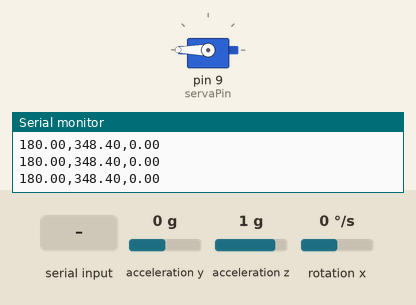
Simulated run of this sketch. Board: Arduino Uno, built with avr-gcc and run on an emulated ATmega328P. On the bench: servo, the last lines printed to the serial monitor. The test bench sets the inputs (shaded band); at power-on: acceleration y 0 g, rotation x 0 °/s, acceleration z 1 g.

Above: at 1.2 s.
1.3 s: acceleration y set to 0.2 g
At 2.5 s:
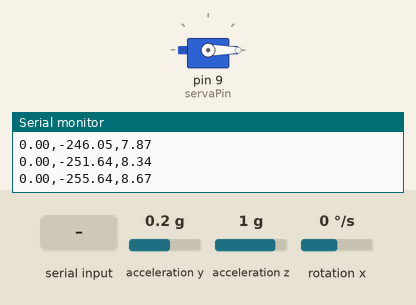
3.1 s: rotation x set to -192 °/s
At 4.4 s:
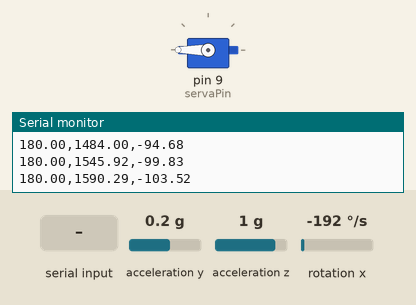
4.7 s: rotation x set to 100 °/s
At 5.8 s:
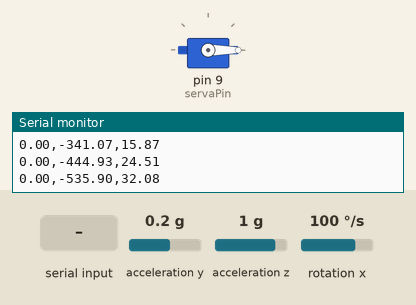
6.9 s: rotation x set to -100 °/s
At 8.1 s:
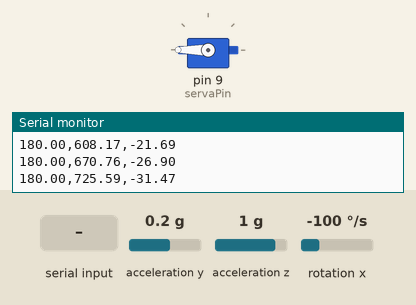
9.0 s: rotation x set to 89 °/s
At 10.3 s:
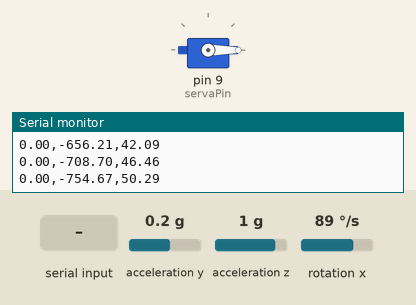
11.0 s: "i90\n" received over Serial
At 11.5 s:
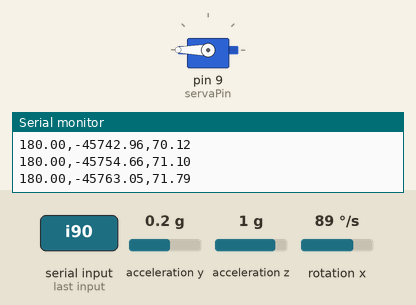
Timing chart, 0 to 13.5 s (numbered marks = the images above; inputs shaded):
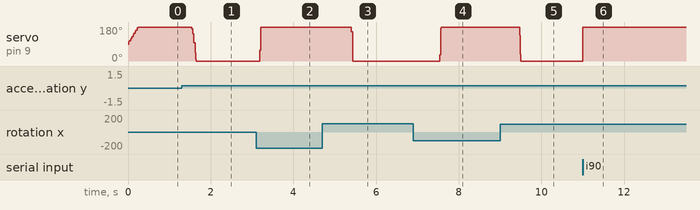

The sketch:

robot360.ino
```cpp
#include "Servo.h"
#include "MPU6050.h"
#include "math.h"

#define servaPin 9

#define maxAngle 25
#define stillAngle 90

// #define Kp  40
// #define Kd  0.05
// #define Ki  40


//наш dt в сеундах
#define dt 0.01
//по факту це наш dt просто в миллисекундах(по длительнности управляющего импульса сервопривода)
#define sampleTime (dt * 1000)
//пол секунды dt для ввода-вывода
#define sampleBigTime 100
//если нам нужна наклонённая конструкция, в случае с роботом
#define targetAngle 0.7  //-2.5

//коэффиценты pid регулятора
float Kp = 12;
float Kd = 10;
float Ki = 0.5;

//коэффиценты для получения правильного угла currentAngle с помощью комлиментарного фильтра
#define range_time_for_filter 0.75
#define ratio_a (range_time_for_filter/(range_time_for_filter+dt))
#define ratio_b (1-ratio_a)


bool Start = false;

MPU6050 mpu;
Servo myservo;

volatile int PrevPos = 0;

int16_t accY, accZ, gyroX;
// int16_t accY, accX, gyroZ;
volatile int  gyroRate;
volatile float servo_speed, servo_angle, previous_servo_angle;
volatile float accAngle, gyroAngle, currentAngle, prevAngle = 0, error, prevError = 0, errorSum = 0;
// volatile byte count = 0;

//переменная для отсчёта времени квантавания
unsigned long Tnext;
//переменная для отсчёта времени ввода вывода
unsigned long TBigNext;

int count = 0;


void setup() {
  Serial.begin(115200); //задаём boud такой же как в консоле
  Serial.flush();  // ждём когда все старые данные пройдут, чтобы не портить названия
  Serial.println("серва, датчик");
  Serial.print(ratio_a);
  Serial.print(',');
  Serial.println(ratio_b);

  //задаём начально время
  Tnext = millis() + sampleTime;
  TBigNext = millis() + sampleBigTime;

  //присоединяем серву к пину и задаём начальное положение
  myservo.attach(servaPin);//присоединяем серву к пину
  // previous_servo_angle = stillAngle;

  // myservo.write(stillAngle);
  // delay(1000);

  // initialize the MPU6050 and set offset values, которые получили при калибровке
  mpu.initialize();
  mpu.setYAccelOffset(594);
  mpu.setZAccelOffset(713);
  mpu.setXGyroOffset(-203);
}

void setMotors(int speed) {
  //
  servo_angle = constrain(speed, 0, 180);
  // чтобы устранить люфты (при заданных значениях угла серва не поворачивается, поэтому меняем их на ближайшие движемые)
  if((servo_angle>85) && (servo_angle<90)){
    servo_angle = 85;
  }
  else if((servo_angle>90) && (servo_angle<95)){
    servo_angle = 96;
  }
  myservo.write(servo_angle);
}

void loop() {
  //пробегаемся по выводу-вводу каждые пол секунды
  if (TBigNext <= millis()) {
    TBigNext += sampleBigTime;

    if (Serial.available() > 1) { //если в консоль что-то ввели
      char key = Serial.read(); //считываем первый буквенный символ
      float val = Serial.parseFloat(); //считываем последующее число
      switch (key) {
        case 'p': Kp = val; break; //меняем пропорциональную составляющую при вводе например p10
        case 'i': Ki = val; break; //меняем интегральную составляющую при вводе например z
        case 'd': Kd = val; break; //меняем дифференциальную составляющую при вводе например d
        case 's': Start = true; break; //старт
        case 'b': Start = false; break; //стоп
      }
    }
    //выводим пару значений угол сервы и значение pid регулятора
    Serial.print(servo_angle);
    Serial.print(',');
    Serial.print(servo_speed);
    Serial.print(',');
    Serial.println(currentAngle);
  }

  //если наша очередь по времени дошла до нынешнего то выполняем
  if (Tnext <= millis()) {
    Tnext += sampleTime; //дополняем наш Tnext на ещё 20 миллисекунд
    if(count++==100){
      count = 0;
      // Serial.println("opa");
    }
    // if(Start == false){
    //   return;
    // }
    // read acceleration and gyroscope values
    accY = mpu.getAccelerationY();
    accZ = mpu.getAccelerationZ();
    gyroX = mpu.getRotationX();

    // calculate the angle of inclination
    accAngle = atan2(accY, accZ) * RAD_TO_DEG;
    gyroRate = map(gyroX, -32768, 32767, -250, 250);
    //умножаем на время опроса sampleTime/1000 тоесть 20 милисекунд
    gyroAngle = (float)gyroRate * dt;
    // ratio_a, ratio_b являются коэффициентами комплиментарного фильтра для интервала времени 0.75с. a = j/(j+dt)=0.75/(0.75+0.02)
    // currentAngle = -(ratio_a * (prevAngle + gyroAngle) + ratio_b * (accAngle));
    currentAngle = ratio_a * (prevAngle + gyroAngle) + ratio_b * (accAngle) ;

    error = currentAngle - targetAngle;
    errorSum = errorSum + error;
    errorSum = constrain(errorSum, -50, 50);
    //calculate output from P, I and D values
    // угол покоя минусуем потому что поставил датчик mpu6050 на другую сторону
    servo_speed = stillAngle - (Kp * (error) + Ki * (errorSum)*sampleTime - Kd * (currentAngle - prevAngle) / sampleTime);

    prevAngle = currentAngle;

    // держим значения, подающиеся на серву в пределах 180 градусов
    // servo_speed = constrain(servo_speed, 0, 180);

    // if(Start){
    //   setMotors(servo_speed);
    // }
    setMotors(servo_speed);
  }
}
```

Measured:
- the behaviour switches between 0 and 0.1 g on acceleration y (found by bisection; images 0 and 1)
- after the input at 1.3 s, servo on pin 9 (servaPin): 180° → 0° after 0.24 s
- after the input at 3.1 s, servo on pin 9 (servaPin): 0° → 180° after 0.09 s
- after the input at 4.7 s, servo on pin 9 (servaPin): 180° → 0° after 0.70 s
- after the input at 6.9 s, servo on pin 9 (servaPin): 0° → 180° after 0.64 s
- after the input at 9.0 s, servo on pin 9 (servaPin): 180° → 0° after 0.47 s
- after the input at 11.0 s, servo on pin 9 (servaPin): 0° → 180° at once
